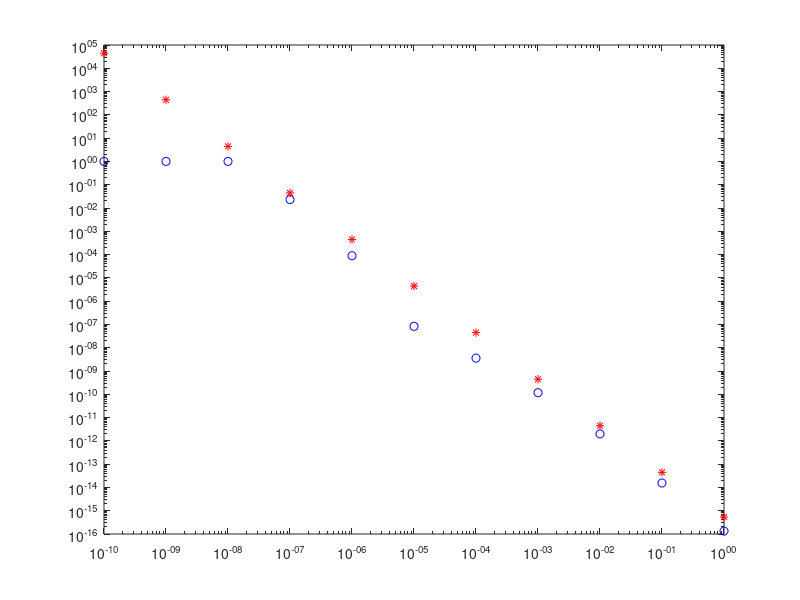
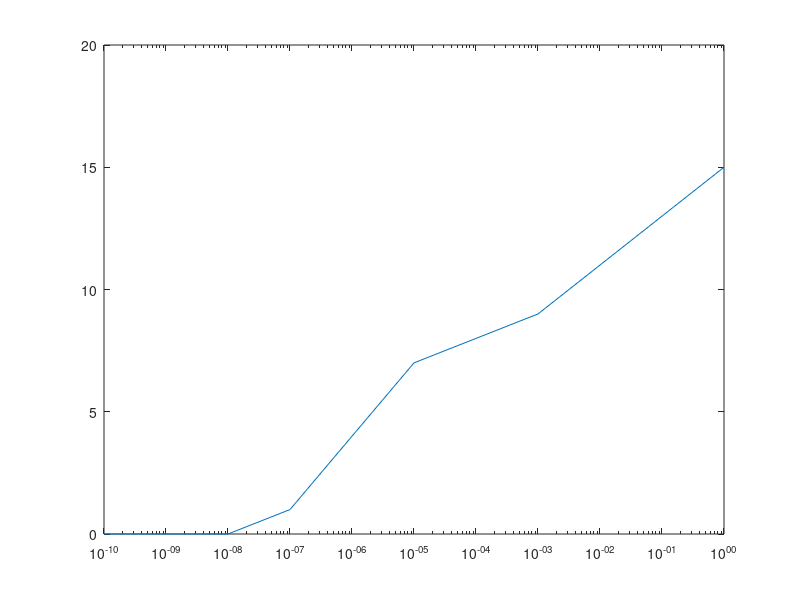

MATLAB code to generate these figures, in order:
clc
clear
n=[0:10];
x=10.^(-n);
f=sqrt(1+x.^2)-1;
g=(x.^2)./(sqrt(1+x.^2)+1);
%Errores
E_abs=abs(g-f);
E_rel=E_abs./abs(g);
%Cota E_rel
Cota_e=eps./abs(g);
%Cifras significativas
n_cifras= floor(-log10(E_rel))
%Graficas
loglog(x, E_rel ,'bo', x , Cota_e,'r*');
figure;
semilogx(x,n_cifras);